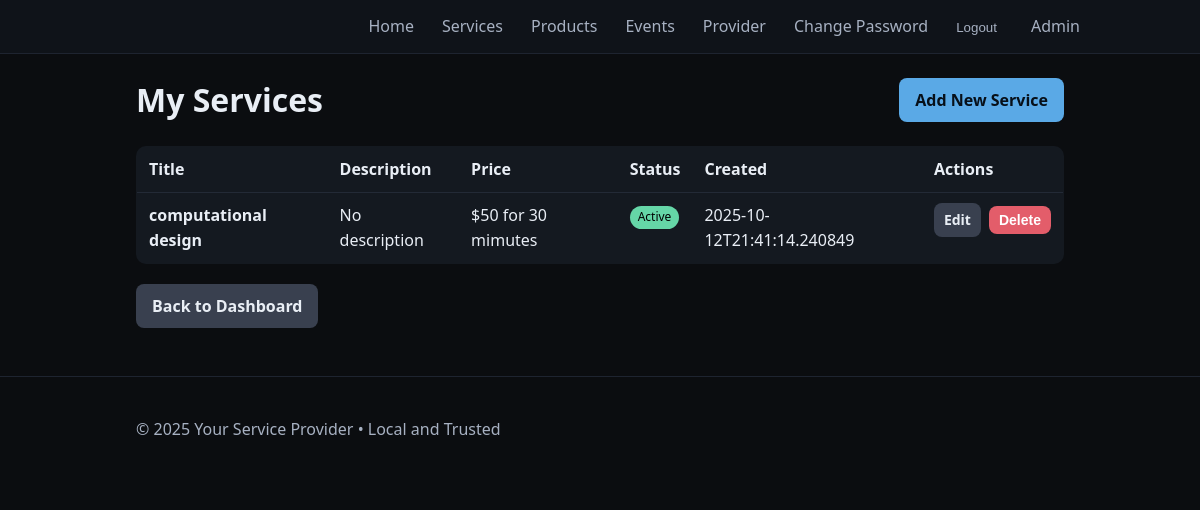
/provider/manage-services (signed in), run on the app's committed database.
### tables this page shows
CREATE TABLE services (
              id INTEGER PRIMARY KEY AUTOINCREMENT,
              title TEXT NOT NULL,
              description TEXT,
              price TEXT,
              active INTEGER NOT NULL DEFAULT 1,
              created_at TEXT NOT NULL
            , posted_by TEXT, provider_id INTEGER DEFAULT 0, is_certified INTEGER DEFAULT 0, certification_proof TEXT);

### app.py (the view)
    @app.route("/provider/manage-services")
    @provider_required
    def provider_manage_services():
        current_provider_id = session.get('provider_id', 0)
        with closing(get_db()) as db:
            cur = db.cursor()
            cur.execute(
                "SELECT id, title, description, price, active, is_certified, certification_proof, created_at FROM services WHERE provider_id = ? ORDER BY created_at DESC",
                (current_provider_id,)
            )
            services = cur.fetchall()
        return render_template("provider_services.html", services=services, title="Manage My Services")

### app.py (called while the page is built)
def get_db():
    conn = sqlite3.connect(DB_PATH)
    conn.row_factory = sqlite3.Row
    return conn

### templates/provider_services.html
{% extends "base.html" %}
{% block content %}
<div class="header-row">
  <h1>My Services</h1>
  <a class="btn" href="{{ url_for('provider_service_new') }}">Add New Service</a>
</div>
{% if services and services|length > 0 %}
<table class="table">
  <thead>
    <tr><th>Title</th><th>Description</th><th>Price</th><th>Status</th><th>Created</th><th>Actions</th></tr>
  </thead>
  <tbody>
    {% for s in services %}
    <tr>
      <td><strong>{{ s['title'] }}</strong></td>
      <td>{{ s['description'] or 'No description' }}</td>
      <td>{{ s['price'] or 'Not specified' }}</td>
      <td>
        {% if s['active'] %}
          <span class="badge" style="background: var(--ok); color: #000;">Active</span>
        {% else %}
          <span class="badge" style="background: var(--muted); color: #fff;">Inactive</span>
        {% endif %}
      </td>
      <td>{{ s['created_at'] }}</td>
      <td>
        <div class="actions">
          <a class="btn small secondary" href="{{ url_for('provider_service_edit', service_id=s['id']) }}">Edit</a>
          <form method="post" action="{{ url_for('provider_service_delete', service_id=s['id']) }}" class="inline-form">
            <button type="submit" class="btn small danger" onclick="return confirm('Delete this service?')">Delete</button>
          </form>
        </div>
      </td>
    </tr>
    {% endfor %}
  </tbody>
</table>
{% else %}
<div style="text-align: center; padding: 40px;">
  <h3>No Services Yet</h3>
  <p class="muted">Add your first service to start attracting customers!</p>
  <a class="btn" href="{{ url_for('provider_service_new') }}">Add Your First Service</a>
</div>
{% endif %}
<div style="margin-top: 20px;">
  <a class="btn secondary" href="{{ url_for('provider_dashboard') }}">Back to Dashboard</a>
</div>
{% endblock %}

### static/styles.css (style rules this page uses)
:root { --bg: #0b0d10; --panel: #141920; --text: #e9eef5; --muted: #a7b1c2; --accent: #5aa9e6; --accent-2: #9cd3f7; --danger: #e35d6a; --ok: #65d6a7; --warn: #f5a623; }
* { box-sizing: border-box; }
body { margin: 0; font-family: system-ui, -apple-system, Segoe UI, Roboto, Arial, sans-serif; background: var(--bg); color: var(--text); line-height: 1.55; }
.inline-form { display:inline; }
.btn { display: inline-block; padding: 10px 16px; background: var(--accent); color: #071019; border-radius: 8px; text-decoration: none; font-weight: 600; border: 0; cursor: pointer; }
.btn.secondary { background: #39404f; color: var(--text); }
.btn.small { padding: 6px 10px; font-size: 14px; }
.btn.danger { background: var(--danger); color: #fff; }
.badge { display: inline-block; padding: 2px 8px; background: #39404f; border-radius: 999px; font-size: 12px; color: var(--muted); }
.table { width: 100%; border-collapse: collapse; background: var(--panel); border: 1px solid #232a36; border-radius: 10px; overflow: hidden; }
.table th, .table td { border-bottom: 1px solid #232a36; padding: 10px 12px; text-align: left; vertical-align: top; }
.table tr:last-child td { border-bottom: 0; }
.table .actions { display: flex; gap: 8px; align-items: center; }
.header-row { display: flex; align-items: center; justify-content: space-between; gap: 12px; }
.actions { display: flex; gap: 8px; align-items: center; }

### data on the page
services: title "computational design", description "No description", price "$50 for 30 mimutes", active "Active", created_at "2025-10-12T21:41:14.240849"

### other printed values
{{ profile.business_name or "Local Provider Services" }} "Your Service Provider"
